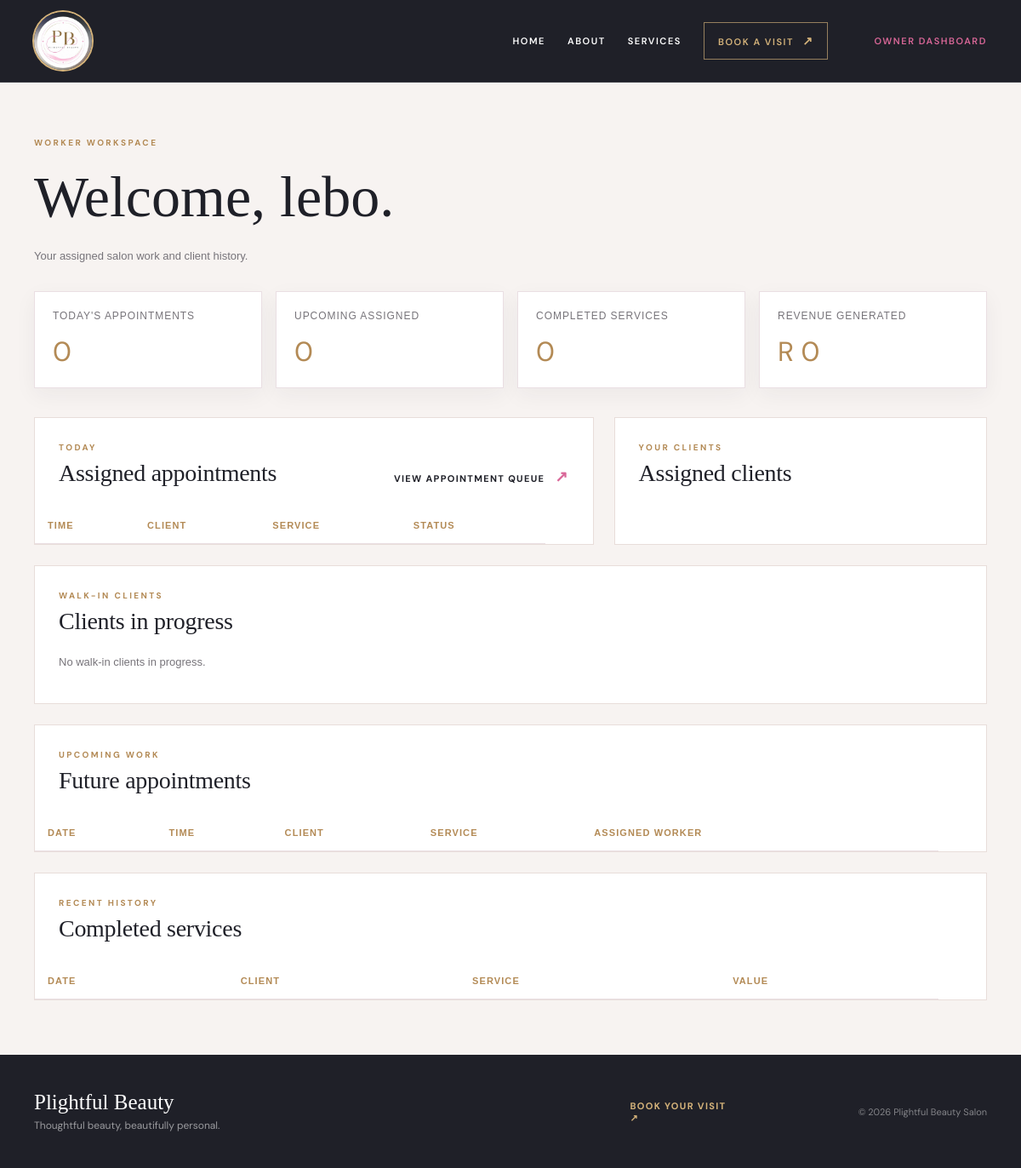
The app's page /dashboard/ (signed in), older data.
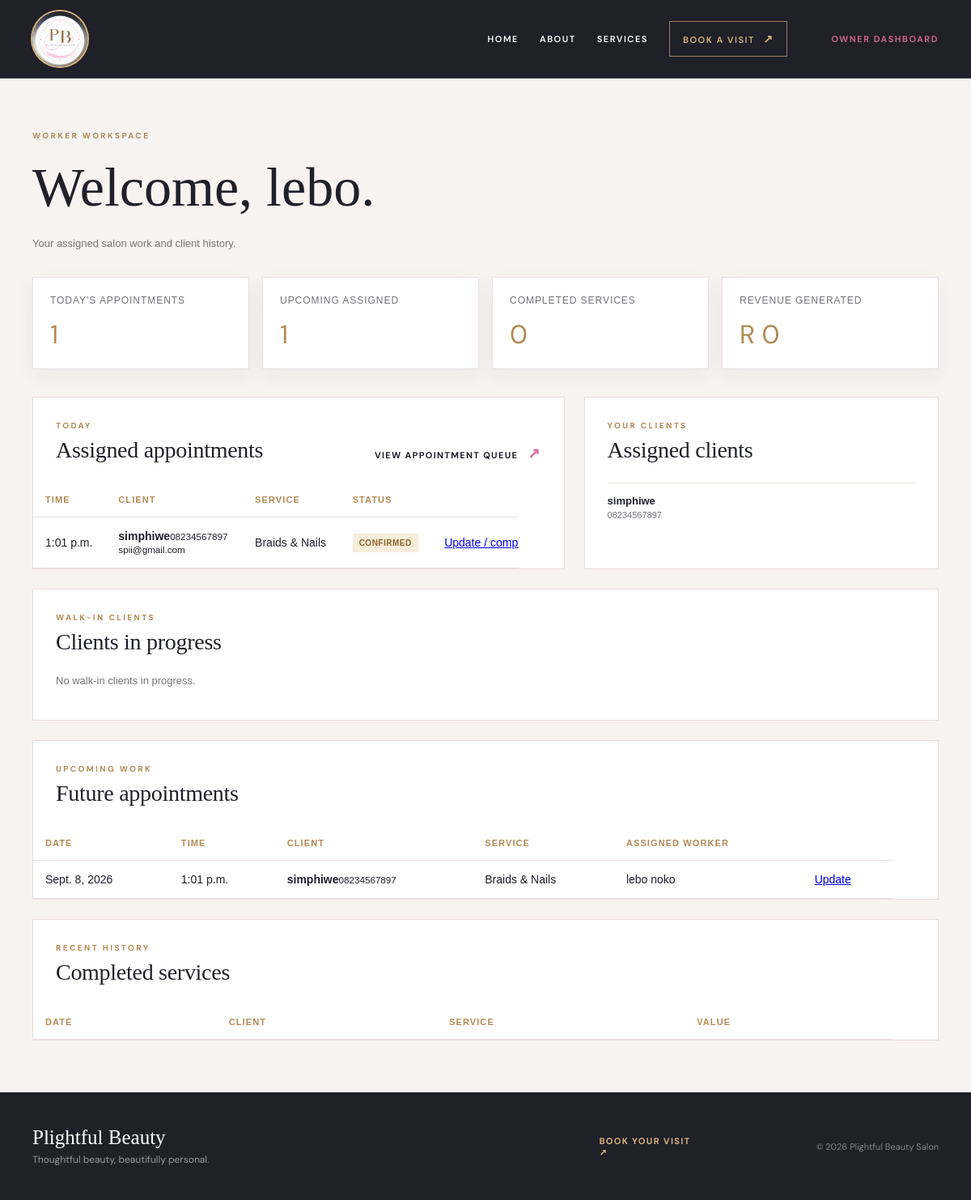
The same page, newer data.
### core/models.py (models this page shows, shortened)
class Appointment(models.Model):
    PENDING = 'pending'
    CONFIRMED = 'confirmed'
    CHECKED_IN = 'checked_in'
    IN_PROGRESS = 'in_progress'
    COMPLETED = 'completed'
    CANCELLED = 'cancelled'
    STATUS_CHOICES = [(PENDING, 'Pending'), (CONFIRMED, 'Confirmed'), (CHECKED_IN, 'Checked In'),
                      (IN_PROGRESS, 'In Progress'), (COMPLETED, 'Completed'), (CANCELLED, 'Cancelled')]
    client = models.ForeignKey(Client, on_delete=models.CASCADE, related_name='appointments')
    service = models.ForeignKey(Service, on_delete=models.PROTECT, related_name='appointments')
    worker = models.ForeignKey(Worker, on_delete=models.SET_NULL, null=True, blank=True, related_name='appointments')
    appointment_date = models.DateField()
    appointment_time = models.TimeField()
    notes = models.TextField(blank=True)
    inspiration_image_1 = models.ImageField(upload_to='inspiration/', blank=True, null=True)
    inspiration_image_2 = models.ImageField(upload_to='inspiration/', blank=True, null=True)
    status = models.CharField(max_length=20, choices=STATUS_CHOICES, default=PENDING)
    created_at = models.DateTimeField(auto_now_add=True)
    paid_at = models.DateTimeField(null=True, blank=True)
    completed_at = models.DateTimeField(null=True, blank=True)
    class Meta:
        ordering = ['appointment_date', 'appointment_time']
        constraints = [models.UniqueConstraint(fields=['appointment_date', 'appointment_time', 'worker'], name='unique_worker_slot')]

class Client(models.Model):
    user = models.OneToOneField(settings.AUTH_USER_MODEL, on_delete=models.SET_NULL, null=True, blank=True, related_name='client_profile')
    full_name = models.CharField(max_length=150)
    phone = models.CharField(max_length=30)
    email = models.EmailField(blank=True)
    registered_at = models.DateTimeField(auto_now_add=True)
    notes = models.TextField(blank=True)

class Service(models.Model):
    name = models.CharField(max_length=120)
    description = models.TextField(blank=True)
    duration_minutes = models.PositiveIntegerField(default=60)
    price = models.DecimalField(max_digits=10, decimal_places=2)
    is_active = models.BooleanField(default=True)

class Worker(models.Model):
    user = models.OneToOneField(settings.AUTH_USER_MODEL, on_delete=models.CASCADE, related_name='worker_profile')
    position = models.CharField(max_length=100, default='Beauty Specialist')
    phone = models.CharField(max_length=30, blank=True)
    joined_date = models.DateField(auto_now_add=True)
    is_active = models.BooleanField(default=True)
    def __str__(self):
        return self.user.get_full_name() or self.user.username

### core/views.py (the view)
# urls.py: path('dashboard/', views.dashboard, name='dashboard'), path('owner/', views.owner_dashboard, name='owner_dashboard'), path('owner/preview/', views.owner_preview, name='owner_preview'),
@login_required
def dashboard(request):
    profile = getattr(request.user, 'profile', None)
    if profile and profile.role == 'customer':
        appointments = Appointment.objects.filter(client__user=request.user)
        return render(request, 'core/customer_dashboard.html', {'appointments': appointments})
    if profile and profile.role == 'worker':
        worker = get_object_or_404(Worker, user=request.user)
        today = timezone.localdate()
        active_statuses = [Appointment.PENDING, Appointment.CONFIRMED, Appointment.CHECKED_IN, Appointment.IN_PROGRESS]
        appointments = Appointment.objects.filter(worker=worker, appointment_date=today, status__in=active_statuses).select_related('client', 'service')
        walk_ins = WalkIn.objects.filter(worker=worker, start_time__date=today, completed_at__isnull=True).select_related('client', 'service')
        assigned_appointments = Appointment.objects.filter(worker=worker, appointment_date__gte=today, status__in=active_statuses).select_related('client', 'service')
        completed = Appointment.objects.filter(worker=worker, status=Appointment.COMPLETED)
        context = {
            'appointments': appointments,
            'walk_ins': walk_ins,
            'worker': worker,
            'assigned_clients': Client.objects.filter(appointments__worker=worker).distinct().order_by('full_name'),
            'completed_count': completed.count(),
            'revenue_generated': completed.aggregate(total=Sum('service__price'))['total'] or 0,
            'upcoming_count': assigned_appointments.count(),
            'upcoming_appointments': assigned_appointments,
            'recent_history': completed.select_related('client', 'service').order_by('-appointment_date', '-appointment_time')[:8],
        }
        return render(request, 'core/worker_dashboard.html', context)
    if not request.user.is_staff and not (profile and profile.role == 'owner'):
        return redirect('home')
    return owner_dashboard(request)

### templates/core/worker_dashboard.html (shortened to what this page needs)
{% extends 'core/base.html' %}
{% block content %}
<section class="dashboard-section worker-dashboard">
  <div class="container">
    <div class="dashboard-top"><div><p class="eyebrow">WORKER WORKSPACE</p><h1>Welcome, {{ worker.user.first_name }}.</h1><p class="dashboard-period">Your assigned salon work and client history.</p></div></div>
    <div class="stats-grid"><div class="stat-card"><span>Today's appointments</span><strong>{{ appointments|length }}</strong></div><div class="stat-card"><span>Upcoming assigned</span><strong>{{ upcoming_count }}</strong></div><div class="stat-card"><span>Completed services</span><strong>{{ completed_count }}</strong></div><div class="stat-card"><span>Revenue generated</span><strong>R {{ revenue_generated }}</strong></div></div>
    <div class="worker-columns"><section class="worker-panel"><div class="workspace-heading"><div><p class="eyebrow">TODAY</p><h2>Assigned appointments</h2></div><a class="text-link" href="{% url 'owner_appointments' %}">View appointment queue <span aria-hidden="true">↗</span></a></div><div class="table-wrap"><table><thead><tr><th>Time</th><th>Client</th><th>Service</th><th>Status</th><th></th></tr></thead><tbody>{% for appointment in appointments %}<tr><td class="table-time">{{ appointment.appointment_time }}</td><td><strong>{{ appointment.client.full_name }}</strong><small>{{ appointment.client.phone }}{% if appointment.client.email %}<br>{{ appointment.client.email }}{% endif %}</small></td><td>{{ appointment.service.name }}</td><td><span class="status status-{{ appointment.status }}">{{ appointment.get_status_display }}</span></td><td><a href="{% url 'appointment_manage' appointment.pk %}">Update / complete</a></td></tr>{% endfor %}</tbody></table></div></section><aside class="worker-panel"><div class="workspace-heading"><div><p class="eyebrow">YOUR CLIENTS</p><h2>Assigned clients</h2></div></div><div class="client-list">{% for client in assigned_clients %}<div class="client-list-row"><strong>{{ client.full_name }}</strong><small>{{ client.phone }}</small></div>{% endfor %}</div></aside></div>
    <section class="worker-panel history-panel"><div class="workspace-heading"><div><p class="eyebrow">WALK-IN CLIENTS</p><h2>Clients in progress</h2></div></div><div class="client-list">{% for walk_in in walk_ins %}<div class="client-list-row walkin-progress"><span><strong>{{ walk_in.client.full_name }}</strong><small>{{ walk_in.service.name }} · {{ walk_in.time_spent_display }}</small></span><form method="post" action="{% url 'walk_in_complete' walk_in.pk %}">{% csrf_token %}<button class="table-action" type="submit">Mark complete</button></form></div>{% empty %}<p class="empty-copy">No walk-in clients in progress.</p>{% endfor %}</div></section>
  <section class="worker-panel history-panel"><div class="workspace-heading"><div><p class="eyebrow">UPCOMING WORK</p><h2>Future appointments</h2></div></div><div class="table-wrap"><table><thead><tr><th>Date</th><th>Time</th><th>Client</th><th>Service</th><th>Assigned worker</th><th></th></tr></thead><tbody>{% for appointment in upcoming_appointments %}<tr><td>{{ appointment.appointment_date }}</td><td>{{ appointment.appointment_time }}</td><td><strong>{{ appointment.client.full_name }}</strong><small>{{ appointment.client.phone }}</small></td><td>{{ appointment.service.name }}</td><td>{{ appointment.worker|default:'Unassigned' }}</td><td><a href="{% url 'appointment_manage' appointment.pk %}">Update</a></td></tr>{% endfor %}</tbody></table></div></section>
    <section class="worker-panel history-panel"><div class="workspace-heading"><div><p class="eyebrow">RECENT HISTORY</p><h2>Completed services</h2></div></div><div class="table-wrap"><table><thead><tr><th>Date</th><th>Client</th><th>Service</th><th>Value</th></tr></thead></table></div></section>
  </div>
</section>
{% endblock %}

Row changes from the older to the newer data that the page shows:
now on this page (row edited): Appointment: appointment_time "1:01 p.m.", client.full_name "simphiwe", client.phone "08234567897", client.email "spii@gmail.com", service.name "Braids & Nails", status "CONFIRMED", appointment_date "Sept. 8, 2026", worker "lebo noko"
now on this page (row unchanged): Client: full_name "simphiwe", phone "08234567897"
Text that changed along with them:
{{ appointments|length }}: "0" → "1"
{{ upcoming_count }}: "0" → "1"
